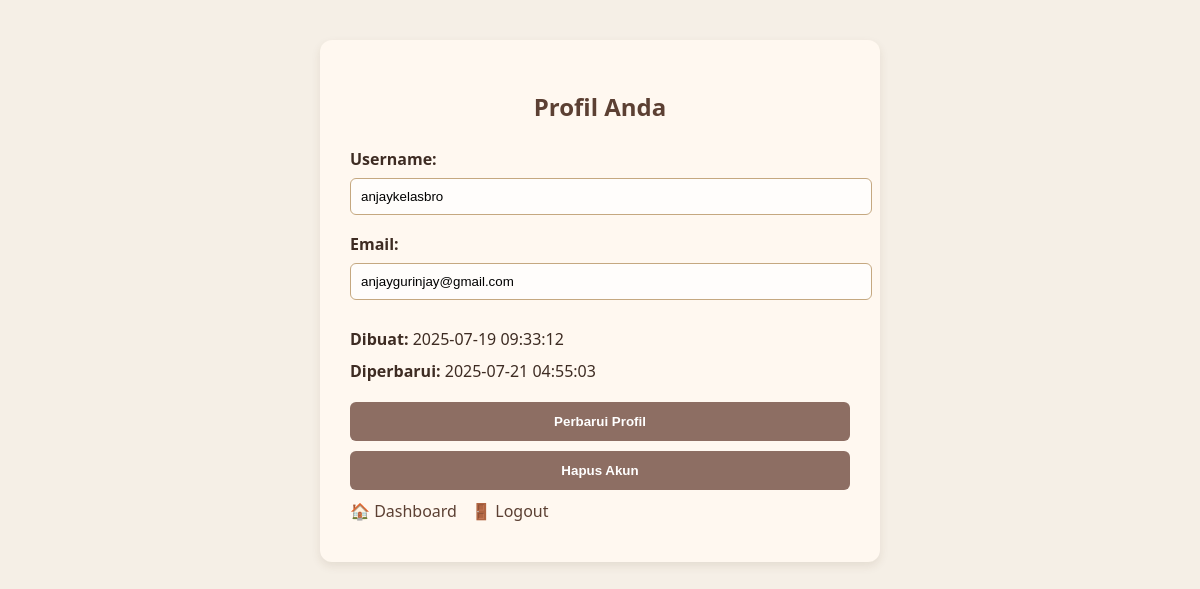
The app's page /studikasus/views/profile.php (signed in) with its own data.
### tables this page shows
CREATE TABLE `users` (
  `id` int NOT NULL,
  `username` varchar(50) NOT NULL,
  `email` varchar(255) NOT NULL,
  `password` varchar(255) NOT NULL,
  `created_at` timestamp NULL DEFAULT CURRENT_TIMESTAMP,
  `updated_at` timestamp NULL DEFAULT CURRENT_TIMESTAMP ON UPDATE CURRENT_TIMESTAMP
);

### studikasus/views/profile.php (the view, shortened to what this page needs)
<?php
require_once '../api/koneksi.php';
$userId = $_SESSION['user_id'];
$message = '';
$user = null;
$stmt_re_read_user = $conn->prepare("SELECT username, email, created_at, updated_at FROM users WHERE id = ?");
if ($stmt_re_read_user === false) {
    $message .= " Database error: Gagal membaca ulang data profil.";
} else {
    $stmt_re_read_user->bind_param("i", $userId);
    $stmt_re_read_user->execute();
    $result_re_read = $stmt_re_read_user->get_result();
    $user = $result_re_read->fetch_assoc();
}
?>
<!DOCTYPE html>
<html lang="id">
<head>
</head>
<body>
    <div class="container">
        <h2>Profil Anda</h2>
        <?php if ($user): ?>
            <form method="post" action="">
                <label>Username:</label>
                <input type="text" name="username" value="<?php echo htmlspecialchars($user['username']); ?>" required>
                <label>Email:</label>
                <input type="email" name="email" value="<?php echo htmlspecialchars($user['email']); ?>" required>
                <p><strong>Dibuat:</strong> <?php echo $user['created_at']; ?></p>
                <p><strong>Diperbarui:</strong> <?php echo $user['updated_at'] ?? 'Belum pernah diperbarui'; ?></p>
                <input type="submit" name="update" value="Perbarui Profil">
            </form>
            <form method="post" onsubmit="return confirm('Apakah Anda yakin ingin menghapus akun ini? Semua data terkait (termasuk pesanan) akan hilang secara permanen!')">
                <input type="submit" name="delete" value="Hapus Akun" class="danger">
            </form>
        <?php else: ?>
            <div class="info error">Data profil tidak ditemukan atau terjadi kesalahan saat memuat.</div>
        <?php endif; ?>
        <p>
            <a href="../index.php">🏠 Dashboard</a>
            <a href="logout.php">🚪 Logout</a>
        </p>
    </div>
</body>
</html>

### studikasus/views/profile.php (style rules this page uses)
body { font-family: 'Segoe UI', sans-serif; background: #f5efe6; color: #3e2c23; margin: 0; padding: 0; }
.container { max-width: 500px; margin: 40px auto; background: #fff8f0; padding: 30px; border-radius: 12px; box-shadow: 0 4px 10px rgba(90, 60, 30, 0.1); }
h2 { text-align: center; color: #5c4033; margin-bottom: 25px; }
label { display: block; margin-bottom: 8px; font-weight: bold; }
input[type="text"], input[type="email"] { width: 100%; padding: 10px; margin-bottom: 18px; border: 1px solid #c5a880; border-radius: 6px; background-color: #fffdfb; }
input[type="submit"] { width: 100%; padding: 12px; border: none; border-radius: 6px; background-color: #8d6e63; color: white; font-weight: bold; cursor: pointer; margin-top: 10px; transition: background-color 0.3s ease; }
.danger { background-color: #d32f2f; margin-top: 20px; }
p { margin: 10px 0; }
a { color: #5c4033; text-decoration: none; margin-right: 10px; }

### records on screen
users: username "anjaykelasbro", email "anjaygurinjay@gmail.com", created_at "2025-07-19 09:33:12", updated_at "2025-07-21 04:55:03"
